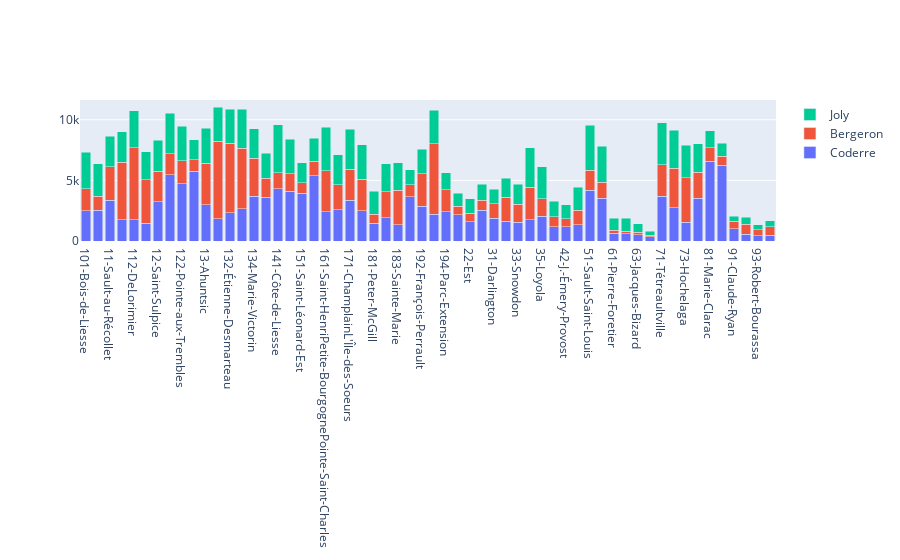

This figure's notebook cell:
### Markdown cell above
### 3.1 Votes breakdown by district

### Code cell
# create figure
fig1 = go.Figure(
    data=[
        # bars for each candidate
        go.Bar(x=data['district'], y=data['Coderre'], name="Coderre"),
        go.Bar(x=data['district'], y=data['Bergeron'], name="Bergeron"),
        go.Bar(x=data['district'], y=data['Joly'], name="Joly")
    ],
    layout={
        # stack
        'barmode': 'stack'
    }
)

fig1.show()

### Figure 1 — Plotly figure (JSON) as saved in the notebook; plotly's stock layout.template omitted (floating-point values rounded to 4 significant figures)
{"data": [{"name": "Coderre", "type": "bar", "x": ["101-Bois-de-Liesse", "102-Cap-Saint-Jacques", "11-Sault-au-Récollet", "111-Mile-End", "112-DeLorimier", "113-Jeanne-Mance", "12-Saint-Sulpice", "121-La Pointe-aux-Prairies", "122-Pointe-aux-Trembles", "123-Rivière-des-Prairies", "13-Ahuntsic", "131-Saint-Édouard", "132-Étienne-Desmarteau", "133-Vieux-Rosemont", "134-Marie-Victorin", "14-Bordeaux-Cartierville", "141-Côte-de-Liesse", "142-Norman-McLaren", "151-Saint-Léonard-Est", "152-Saint-Léonard-Ouest", "161-Saint-HenriPetite-BourgognePointe-Saint-Charles", "162-Saint-PaulÉmard", "171-ChamplainL'Île-des-Soeurs", "172-Desmarchais-Crawford", "181-Peter-McGill", "182-Saint-Jacques", "183-Sainte-Marie", "191-Saint-Michel", "192-François-Perrault", "193-Villeray", "194-Parc-Extension", "21-Ouest", "22-Est", "23-Centre", "31-Darlington", "32-Côte-des-Neiges", "33-Snowdon", "34-Notre-Dame-de-Grâce", "35-Loyola", "41-du Canal", "42-J.-Émery-Provost", "43-Fort-Rolland", "51-Sault-Saint-Louis", "52-Cecil-P.-Newman", "61-Pierre-Foretier", "62-Denis-Benjamin-Viger", "63-Jacques-Bizard", "64-Sainte-Geneviève", "71-Tétreaultville", "72-MaisonneuveLongue-Pointe", "73-Hochelaga", "74-Louis-Riel", "81-Marie-Clarac", "82-Ovide-Clermont", "91-Claude-Ryan", "92-Joseph-Beaubien", "93-Robert-Bourassa", "94-Jeanne-Sauvé"], "y": [2481, 2525, 3348, 1734, 1770, 1455, 3252, 5456, 4734, 5737, 2979, 1827, 2331, 2670, 3673, 3612, 4308, 4104, 3931, 5387, 2432, 2566, 3347, 2476, 1451, 1906, 1347, 3668, 2878, 2201, 2420, 2184, 1589, 2526, 1873, 1644, 1548, 1773, 2040, 1165, 1193, 1325, 4201, 3536, 631, 595, 518, 332, 3694, 2746, 1546, 3509, 6591, 6229, 996, 540, 446, 491]}, {"name": "Bergeron", "type": "bar", "x": ["101-Bois-de-Liesse", "102-Cap-Saint-Jacques", "11-Sault-au-Récollet", "111-Mile-End", "112-DeLorimier", "113-Jeanne-Mance", "12-Saint-Sulpice", "121-La Pointe-aux-Prairies", "122-Pointe-aux-Trembles", "123-Rivière-des-Prairies", "13-Ahuntsic", "131-Saint-Édouard", "132-Étienne-Desmarteau", "133-Vieux-Rosemont", "134-Marie-Victorin", "14-Bordeaux-Cartierville", "141-Côte-de-Liesse", "142-Norman-McLaren", "151-Saint-Léonard-Est", "152-Saint-Léonard-Ouest", "161-Saint-HenriPetite-BourgognePointe-Saint-Charles", "162-Saint-PaulÉmard", "171-ChamplainL'Île-des-Soeurs", "172-Desmarchais-Crawford", "181-Peter-McGill", "182-Saint-Jacques", "183-Sainte-Marie", "191-Saint-Michel", "192-François-Perrault", "193-Villeray", "194-Parc-Extension", "21-Ouest", "22-Est", "23-Centre", "31-Darlington", "32-Côte-des-Neiges", "33-Snowdon", "34-Notre-Dame-de-Grâce", "35-Loyola", "41-du Canal", "42-J.-Émery-Provost", "43-Fort-Rolland", "51-Sault-Saint-Louis", "52-Cecil-P.-Newman", "61-Pierre-Foretier", "62-Denis-Benjamin-Viger", "63-Jacques-Bizard", "64-Sainte-Geneviève", "71-Tétreaultville", "72-MaisonneuveLongue-Pointe", "73-Hochelaga", "74-Louis-Riel", "81-Marie-Clarac", "82-Ovide-Clermont", "91-Claude-Ryan", "92-Joseph-Beaubien", "93-Robert-Bourassa", "94-Jeanne-Sauvé"], "y": [1829, 1163, 2770, 4782, 5933, 3599, 2521, 1760, 1879, 958, 3430, 6408, 5748, 4962, 3155, 1554, 1320, 1459, 882, 1184, 3368, 2092, 2562, 2631, 754, 2169, 2827, 984, 2666, 5819, 1793, 691, 708, 851, 1182, 1950, 1503, 2653, 1437, 832, 653, 1205, 1642, 1330, 258, 226, 224, 131, 2589, 3250, 3679, 2178, 1085, 780, 643, 833, 465, 698]}, {"name": "Joly", "type": "bar", "x": ["101-Bois-de-Liesse", "102-Cap-Saint-Jacques", "11-Sault-au-Récollet", "111-Mile-End", "112-DeLorimier", "113-Jeanne-Mance", "12-Saint-Sulpice", "121-La Pointe-aux-Prairies", "122-Pointe-aux-Trembles", "123-Rivière-des-Prairies", "13-Ahuntsic", "131-Saint-Édouard", "132-Étienne-Desmarteau", "133-Vieux-Rosemont", "134-Marie-Victorin", "14-Bordeaux-Cartierville", "141-Côte-de-Liesse", "142-Norman-McLaren", "151-Saint-Léonard-Est", "152-Saint-Léonard-Ouest", "161-Saint-HenriPetite-BourgognePointe-Saint-Charles", "162-Saint-PaulÉmard", "171-ChamplainL'Île-des-Soeurs", "172-Desmarchais-Crawford", "181-Peter-McGill", "182-Saint-Jacques", "183-Sainte-Marie", "191-Saint-Michel", "192-François-Perrault", "193-Villeray", "194-Parc-Extension", "21-Ouest", "22-Est", "23-Centre", "31-Darlington", "32-Côte-des-Neiges", "33-Snowdon", "34-Notre-Dame-de-Grâce", "35-Loyola", "41-du Canal", "42-J.-Émery-Provost", "43-Fort-Rolland", "51-Sault-Saint-Louis", "52-Cecil-P.-Newman", "61-Pierre-Foretier", "62-Denis-Benjamin-Viger", "63-Jacques-Bizard", "64-Sainte-Geneviève", "71-Tétreaultville", "72-MaisonneuveLongue-Pointe", "73-Hochelaga", "74-Louis-Riel", "81-Marie-Clarac", "82-Ovide-Clermont", "91-Claude-Ryan", "92-Joseph-Beaubien", "93-Robert-Bourassa", "94-Jeanne-Sauvé"], "y": [3024, 2675, 2532, 2514, 3044, 2316, 2543, 3330, 2852, 1656, 2873, 2815, 2788, 3234, 2431, 2081, 3959, 2822, 1641, 1908, 3578, 2438, 3291, 2849, 1894, 2282, 2271, 1220, 2039, 2782, 1402, 1076, 1172, 1286, 1232, 1578, 1636, 3262, 2648, 1266, 1157, 1908, 3717, 2943, 998, 1068, 690, 326, 3454, 3139, 2675, 2338, 1435, 1051, 423, 592, 419, 489]}], "layout": {"autosize": true, "barmode": "stack", "xaxis": {"autorange": true, "range": [-0.5, 57.5], "type": "category"}, "yaxis": {"autorange": true, "range": [0, 11630.0], "type": "linear"}}}
